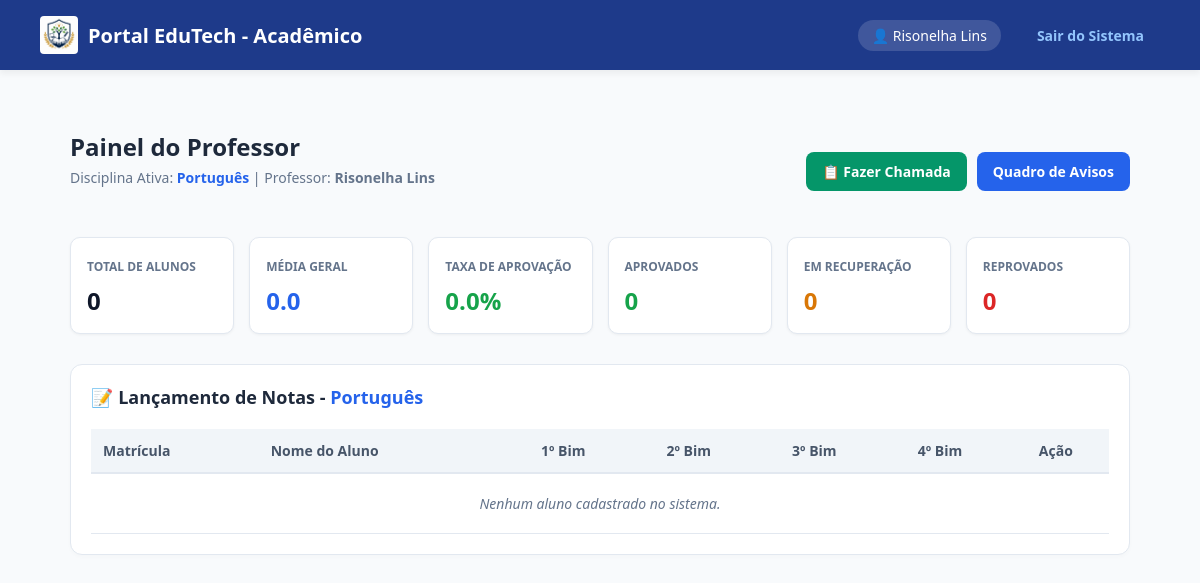
Page /professor (signed in) on the earlier database version.
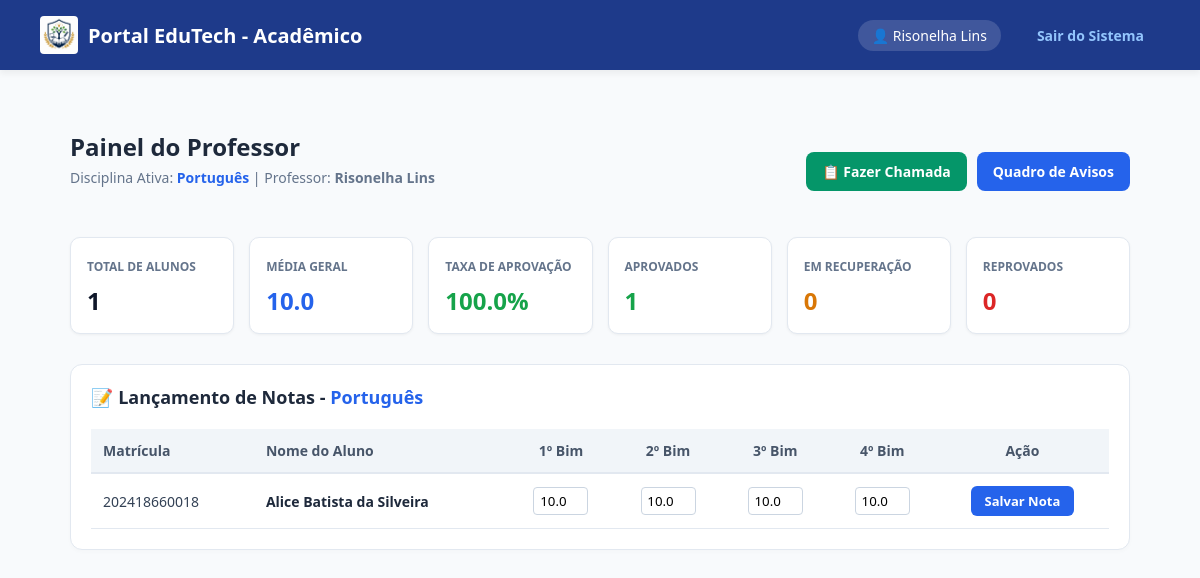
Same page on the later database version.
### modelos/nota.py (models this page shows)
class Nota(db.Model):
    __tablename__ = 'notas'
    id = db.Column(db.Integer, primary_key=True, autoincrement=True)
    matricula_aluno = db.Column(db.String(50), db.ForeignKey('alunos.matricula'), nullable=False)
    disciplina = db.Column(db.String(100), nullable=False)
    b1 = db.Column(db.Float, nullable=True, default=None)
    b2 = db.Column(db.Float, nullable=True, default=None)
    b3 = db.Column(db.Float, nullable=True, default=None)
    b4 = db.Column(db.Float, nullable=True, default=None)
    @property
    def media(self):
        notas_lancadas = [n for n in [self.b1, self.b2, self.b3, self.b4] if n is not None]
        if not notas_lancadas:
            return 0.0
        return round(sum(notas_lancadas) / len(notas_lancadas), 1)
    @property
    def situacao(self):
        notas_lancadas = [n for n in [self.b1, self.b2, self.b3, self.b4] if n is not None]
        if not notas_lancadas:
            return "Em Aberto"
        return "Aprovado" if self.media >= 7.0 else "Recuperação"

### modelos/aluno.py (models this page shows, shortened)
class Aluno(db.Model):
    __tablename__ = 'alunos'
    id = db.Column(db.Integer, primary_key=True, autoincrement=True)
    nome = db.Column(db.String(150), nullable=False)
    matricula = db.Column(db.String(20), unique=True, nullable=False)
    senha = db.Column(db.String(100), nullable=False, default='123')
    email = db.Column(db.String(100), unique=False, nullable=True)
    curso = db.Column(db.String(100), nullable=False, default='Técnico em Informática')
    data = db.Column(db.String(20), nullable=False, default='2026')
    b1 = db.Column(db.Float, nullable=True, default=None)
    b2 = db.Column(db.Float, nullable=True, default=None)
    b3 = db.Column(db.Float, nullable=True, default=None)
    b4 = db.Column(db.Float, nullable=True, default=None)
    presencas = db.relationship(
        'Presenca',
        backref='aluno',
        cascade='all, delete-orphan',
        lazy=True
    )
    notas_disciplinas = db.relationship(
        'Nota',
        backref='aluno_rel',
        cascade='all, delete-orphan',
        lazy=True
    )

### blueprints/bp_professor.py (the view, shortened to what this page needs)
@bp_professor.route('/professor')
def dashboard():
    if session.get('perfil') != 'Professor':
        return redirect(url_for('index'))
    alunos = aluno_dao.listar_todos()
    disciplina_professor = session.get('disciplina') or 'Geral'
    for aluno in alunos:
        nota_obj = Nota.query.filter_by(
            matricula_aluno=str(aluno.matricula).strip(),
            disciplina=str(disciplina_professor).strip()
        ).first()
        if nota_obj:
            aluno.b1_disc = nota_obj.b1
            aluno.b2_disc = nota_obj.b2
            aluno.b3_disc = nota_obj.b3
            aluno.b4_disc = nota_obj.b4
            aluno.media_disc = nota_obj.media
            aluno.situacao_disc = nota_obj.situacao
    total_alunos = len(alunos)
    aprovados = 0
    recuperacao = 0
    reprovados = 0
    soma_medias = 0.0
    qtd_com_media = 0
    for aluno in alunos:
        if aluno.situacao_disc == 'Aprovado':
            aprovados += 1
        elif aluno.situacao_disc == 'Recuperação':
            recuperacao += 1
        if aluno.media_disc > 0:
            soma_medias += aluno.media_disc
            qtd_com_media += 1
    media_geral = round(soma_medias / qtd_com_media, 1) if qtd_com_media > 0 else 0.0
    taxa_aprovacao = round((aprovados / total_alunos) * 100, 1) if total_alunos > 0 else 0.0
    stats = {
        'total': total_alunos,
        'media_geral': media_geral,
        'taxa_aprovacao': taxa_aprovacao,
        'aprovados': aprovados,
        'recuperacao': recuperacao,
        'reprovados': reprovados
    }
    return render_template(
        'professor.html',
        alunos=alunos,
        stats=stats,
        disciplina=disciplina_professor
    )

### dao/aluno_dao.py (called while the page is built)
    def listar_todos(self):
        return Aluno.query.order_by(Aluno.nome).all()

### templates/professor.html (shortened to what this page needs)
{% extends 'base.html' %}
{% block styles %}
<link rel="stylesheet" href="{{ url_for('static', filename='professor.css') }}">
{% endblock %}
{% block content %}
<div class="professor-panel" style="max-width: 1100px; margin: 0 auto; padding: 20px;">
    <div class="panel-header" style="display: flex; justify-content: space-between; align-items: center; margin-bottom: 25px;">
        <div>
            <h2 style="margin: 0; color: #1e293b;">Painel do Professor</h2>
            <p style="margin-top: 5px; color: #64748b; font-size: 14px;">
                Disciplina Ativa: <strong style="color: #2563eb;">{{ disciplina }}</strong> | Professor: <strong>{{ session.usuario }}</strong>
            </p>
        </div>
        <div style="display: flex; gap: 10px;">
            <a href="{{ url_for('professor.chamada') }}" class="btn-action" style="background-color: #059669; color: #ffffff; padding: 10px 16px; border-radius: 8px; text-decoration: none; font-weight: 600; font-size: 14px; display: inline-flex; align-items: center; gap: 6px;">
                📋 Fazer Chamada
            </a>
            <a href="{{ url_for('professor.ver_avisos') }}" class="btn-action" style="background-color: #2563eb; color: #ffffff; padding: 10px 16px; border-radius: 8px; text-decoration: none; font-weight: 600; font-size: 14px; display: inline-flex; align-items: center; gap: 6px;">
                Quadro de Avisos
            </a>
        </div>
    </div>
    <div class="stats-grid" style="display: grid; grid-template-columns: repeat(auto-fit, minmax(160px, 1fr)); gap: 15px; margin-bottom: 30px;">
        <div class="stat-card" style="background: #ffffff; padding: 16px; border-radius: 10px; border: 1px solid #e2e8f0; box-shadow: 0 1px 3px rgba(0,0,0,0.05);">
            <span style="font-size: 12px; color: #64748b; font-weight: 600; text-transform: uppercase;">Total de Alunos</span>
            <h3 style="margin: 8px 0 0 0; font-size: 24px; color: #0f172a;">{{ stats.total }}</h3>
        </div>
        <div class="stat-card" style="background: #ffffff; padding: 16px; border-radius: 10px; border: 1px solid #e2e8f0; box-shadow: 0 1px 3px rgba(0,0,0,0.05);">
            <span style="font-size: 12px; color: #64748b; font-weight: 600; text-transform: uppercase;">Média Geral</span>
            <h3 style="margin: 8px 0 0 0; font-size: 24px; color: #2563eb;">{{ stats.media_geral }}</h3>
        </div>
        <div class="stat-card" style="background: #ffffff; padding: 16px; border-radius: 10px; border: 1px solid #e2e8f0; box-shadow: 0 1px 3px rgba(0,0,0,0.05);">
            <span style="font-size: 12px; color: #64748b; font-weight: 600; text-transform: uppercase;">Taxa de Aprovação</span>
            <h3 style="margin: 8px 0 0 0; font-size: 24px; color: #16a34a;">{{ stats.taxa_aprovacao }}%</h3>
        </div>
        <div class="stat-card" style="background: #ffffff; padding: 16px; border-radius: 10px; border: 1px solid #e2e8f0; box-shadow: 0 1px 3px rgba(0,0,0,0.05);">
            <span style="font-size: 12px; color: #64748b; font-weight: 600; text-transform: uppercase;">Aprovados</span>
            <h3 style="margin: 8px 0 0 0; font-size: 24px; color: #16a34a;">{{ stats.aprovados }}</h3>
        </div>
        <div class="stat-card" style="background: #ffffff; padding: 16px; border-radius: 10px; border: 1px solid #e2e8f0; box-shadow: 0 1px 3px rgba(0,0,0,0.05);">
            <span style="font-size: 12px; color: #64748b; font-weight: 600; text-transform: uppercase;">Em Recuperação</span>
            <h3 style="margin: 8px 0 0 0; font-size: 24px; color: #d97706;">{{ stats.recuperacao }}</h3>
        </div>
        <div class="stat-card" style="background: #ffffff; padding: 16px; border-radius: 10px; border: 1px solid #e2e8f0; box-shadow: 0 1px 3px rgba(0,0,0,0.05);">
            <span style="font-size: 12px; color: #64748b; font-weight: 600; text-transform: uppercase;">Reprovados</span>
            <h3 style="margin: 8px 0 0 0; font-size: 24px; color: #dc2626;">{{ stats.reprovados }}</h3>
        </div>
    </div>
    <div class="table-container" style="background: #ffffff; border-radius: 12px; border: 1px solid #e2e8f0; padding: 20px; box-shadow: 0 2px 4px rgba(0,0,0,0.02);">
        <h3 style="margin-top: 0; margin-bottom: 20px; color: #1e293b; font-size: 18px;">
            📝 Lançamento de Notas - <span style="color: #2563eb;">{{ disciplina }}</span>
        </h3>
        <div style="overflow-x: auto;">
            <table style="width: 100%; border-collapse: collapse; text-align: left; font-size: 14px;">
                <thead>
                    <tr style="background-color: #f8fafc;">
                        <th scope="col" style="padding: 12px; border-bottom: 2px solid #e2e8f0; color: #475569;">Matrícula</th>
                        <th scope="col" style="padding: 12px; border-bottom: 2px solid #e2e8f0; color: #475569;">Nome do Aluno</th>
                        <th scope="col" style="padding: 12px; border-bottom: 2px solid #e2e8f0; color: #475569; text-align: center;">1º Bim</th>
                        <th scope="col" style="padding: 12px; border-bottom: 2px solid #e2e8f0; color: #475569; text-align: center;">2º Bim</th>
                        <th scope="col" style="padding: 12px; border-bottom: 2px solid #e2e8f0; color: #475569; text-align: center;">3º Bim</th>
                        <th scope="col" style="padding: 12px; border-bottom: 2px solid #e2e8f0; color: #475569; text-align: center;">4º Bim</th>
                        <th scope="col" style="padding: 12px; border-bottom: 2px solid #e2e8f0; color: #475569; text-align: center;">Ação</th>
                    </tr>
                </thead>
                <tbody>
                    {% for aluno in alunos %}
                    <tr>
                        <form action="{{ url_for('professor.lancar_notas') }}" method="POST">
                            <td style="padding: 12px; border-bottom: 1px solid #e2e8f0;">
                                <code>{{ aluno.matricula }}</code>
                            </td>
                            <td style="padding: 12px; border-bottom: 1px solid #e2e8f0; font-weight: 600; color: #1e293b;">
                                {{ aluno.nome }}
                            </td>
                            <td style="padding: 12px; border-bottom: 1px solid #e2e8f0; text-align: center;">
                                <input type="number" step="0.1" min="0" max="10" name="b1"
                                       value="{{ aluno.b1_disc if aluno.b1_disc is not none else '' }}"
                                       placeholder="0.0" style="width: 55px; text-align: center; padding: 4px; border: 1px solid #cbd5e1; border-radius: 4px;">
                            </td>
                            <td style="padding: 12px; border-bottom: 1px solid #e2e8f0; text-align: center;">
                                <input type="number" step="0.1" min="0" max="10" name="b2"
                                       value="{{ aluno.b2_disc if aluno.b2_disc is not none else '' }}"
                                       placeholder="0.0" style="width: 55px; text-align: center; padding: 4px; border: 1px solid #cbd5e1; border-radius: 4px;">
                            </td>
                            <td style="padding: 12px; border-bottom: 1px solid #e2e8f0; text-align: center;">
                                <input type="number" step="0.1" min="0" max="10" name="b3"
                                       value="{{ aluno.b3_disc if aluno.b3_disc is not none else '' }}"
                                       placeholder="0.0" style="width: 55px; text-align: center; padding: 4px; border: 1px solid #cbd5e1; border-radius: 4px;">
                            </td>
                            <td style="padding: 12px; border-bottom: 1px solid #e2e8f0; text-align: center;">
                                <input type="number" step="0.1" min="0" max="10" name="b4"
                                       value="{{ aluno.b4_disc if aluno.b4_disc is not none else '' }}"
                                       placeholder="0.0" style="width: 55px; text-align: center; padding: 4px; border: 1px solid #cbd5e1; border-radius: 4px;">
                            </td>
                            <td style="padding: 12px; border-bottom: 1px solid #e2e8f0; text-align: center;">
                                <button type="submit" style="background-color: #2563eb; color: #ffffff; border: none; padding: 6px 14px; border-radius: 6px; font-size: 13px; font-weight: 600; cursor: pointer; transition: background 0.2s;">
                                    Salvar Nota
                                </button>
                            </td>
                        </form>
                    </tr>
                    {% else %}
                    <tr>
                        <td colspan="7" style="padding: 20px; text-align: center; color: #64748b; font-style: italic;">
                            Nenhum aluno cadastrado no sistema.
                        </td>
                    </tr>
                    {% endfor %}
                </tbody>
            </table>
        </div>
    </div>
</div>
{% endblock %}

### templates/base.html (shortened to what this page needs)
<!DOCTYPE html>
<html lang="pt-br">
<head>
    <link rel="stylesheet" href="{{ url_for('static', filename='base.css') }}">
    {% block styles %}{% endblock %}
</head>
<body>
    <nav class="navbar">
        <div class="nav-brand" style="display: flex; align-items: center; gap: 10px;">
            <img src="{{ url_for('static', filename='imagem/logo.jpeg') }}"
                 alt="Logo IFPB"
                 style="height: 38px; width: auto; object-fit: contain; border-radius: 4px;">
            <span>Portal EduTech - Acadêmico</span>
        </div>
        <div class="nav-user">
            <span class="user-badge">👤 {{ session.get('usuario', 'Convidado') }}</span>
            <a href="{{ url_for('logout') }}" class="btn-logout">Sair do Sistema</a>
        </div>
    </nav>
    <div class="container">
        {% block content %}{% endblock %}
    </div>
</body>
</html>

### static/base.css (style rules this page uses)
:root { --primary-color: #1e3a8a; --secondary-color: #3b82f6; --bg-light: #f8fafc; --surface: #ffffff; --text-main: #1e293b; --text-muted: #64748b; --success: #10b981; --warning: #f59e0b; --danger: #ef4444; --border: #e2e8f0; }
* { margin: 0; padding: 0; box-sizing: border-box; font-family: 'Segoe UI', system-ui, sans-serif; }
body { background-color: var(--bg-light); color: var(--text-main); min-height: 100vh; display: flex; flex-direction: column; }
.navbar { background-color: var(--primary-color); color: white; padding: 0 40px; height: 70px; display: flex; justify-content: space-between; align-items: center; box-shadow: 0 4px 6px rgba(0, 0, 0, 0.05); }
.nav-brand { display: flex; align-items: center; gap: 10px; font-size: 20px; font-weight: 700; }
.nav-user { display: flex; align-items: center; gap: 20px; }
.user-badge { background-color: rgba(255, 255, 255, 0.15); padding: 6px 14px; border-radius: 20px; font-size: 14px; font-weight: 500; }
.btn-logout { color: #93c5fd; text-decoration: none; font-size: 14px; font-weight: 600; padding: 8px 16px; border-radius: 6px; transition: 0.2s; }
.container { max-width: 1200px; width: 100%; margin: 40px auto; padding: 0 20px; flex: 1; }
table { width: 100%; border-collapse: collapse; text-align: left; }
th { background-color: #f1f5f9; color: var(--text-main); font-weight: 600; padding: 14px 20px; font-size: 14px; border-bottom: 2px solid var(--border); }
td { padding: 14px 20px; font-size: 14px; color: #334155; border-bottom: 1px solid var(--border); }

### static/professor.css (style rules this page uses)
.professor-panel h3 { color: #1e3a8a; font-size: 22px; margin-bottom: 6px; }
.professor-panel p { color: #64748b; font-size: 14px; margin-bottom: 25px; }

Differences in the rows shown:
added Nota: disciplina "Português"
added Aluno: matricula "202418660018", nome "Alice Batista da Silveira", b1 "10.0", b2 "10.0", b3 "10.0", b4 "10.0"
Other differences:
{{ stats.total }}: "0" → "1"
{{ stats.media_geral }}: "0.0" → "10.0"
{{ stats.taxa_aprovacao }}: "0.0" → "100.0"
{{ stats.aprovados }}: "0" → "1"
{{ disciplina }}: "Português" → (not shown)
text no longer shown: "Nenhum aluno cadastrado no sistema."
